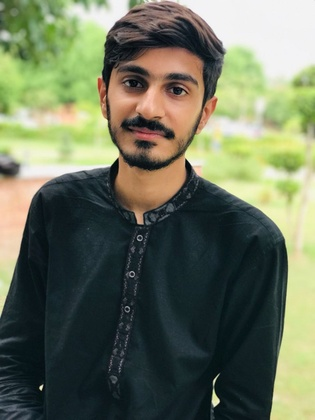
%> input picture img/profile.jpg, 315 x 420 px, shrunk from 768 x 1024 before the run
$ octave binarization.m   (GNU Octave 9; MATLAB toolbox functions it lacks are replaced by stand-ins)
%> lines starting %> are read from the running program, lines starting %| are printed output that depends on the picture; in (x1, y1, x2, y2) boxes, pixels count from 0 and x2, y2 are one past the last pixel; in counts of white or black regions, pixels touching at a corner belong together; the program's own positions count from 1
A = rgb2gray(imread("img\profile.jpg"));
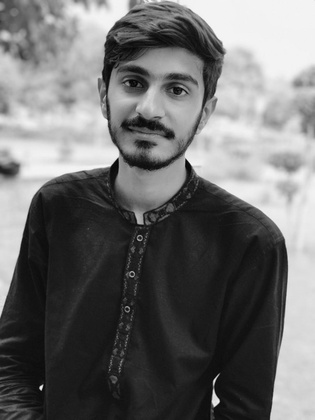
%> A: size 420x315 uint8; min 2, max 251, mean 109.6
[R ,C] = size(A);
%> R = 420; C = 315
B = zeros(R, C);
thresh = 127;
for i=1:1:R
    for j=1:1:C
        if(A(i,j)>127)
            B(i,j) = 255;
        end
    end
end
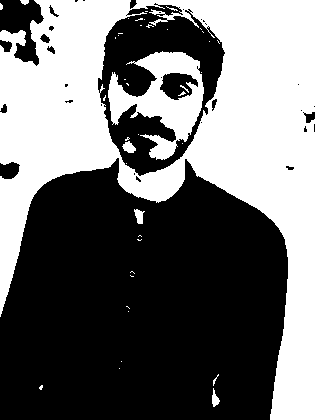
%> B: size 420x315 double; 43.2% white; 42 white regions (35 under 20 px), largest, box (x1, y1, x2, y2) and area: (0, 0, 315, 420) 51875, (108, 51, 204, 160) 4729, (122, 141, 136, 153) 107

figure;imshow(B)

$ run again, with img/noised.jpg copied over img/profile.jpg
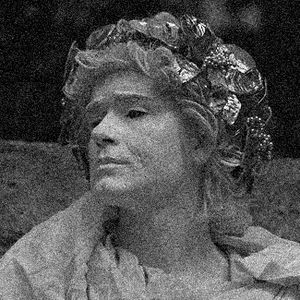
%> input picture img/noised.jpg, 300 x 300 px
%> after the loop `for i=1:1:R`:
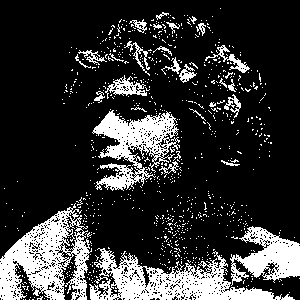
%> B: size 300x300 double; 20.2% white; 810 white regions (781 under 20 px), largest, box (x1, y1, x2, y2) and area: (0, 203, 92, 300) 4562, (89, 248, 295, 300) 4432, (92, 110, 180, 191) 3233
